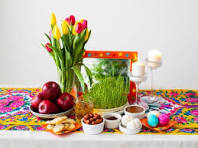
#> input picture session26/nowruz.jpg, 198 x 148 px
$ python main.py
#> lines starting #> are read from the running program, lines starting #| are printed output that depends on the picture; after the words box and inside, x2 and y2 are one past the last pixel; in counts of white or black regions, pixels touching at a corner belong together
# pip install opencv-python
import cv2

my_image = cv2.imread('nowruz.jpg')  # read pic
#> my_image is the input picture: shape (148, 198, 3); mean B, G, R 161.9, 180.9, 195.4
my_image_2 = cv2.cvtColor(my_image, cv2.COLOR_BGR2GRAY)  # convert color pic
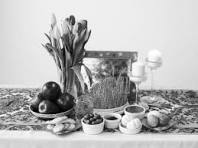
#> my_image_2: shape (148, 198); min 0, max 255, mean 183.1

# print(my_image_2)
print(my_image_2.shape)
#| (148, 198)
print(my_image_2[10, 15]) # index numpy array
#| 227

# [8 lines of commented-out code are left out]

apple = my_image_2[80:120, 25:75 ]
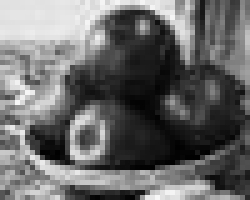
#> apple: shape (40, 50) (shown 5 times larger); min 0, max 247, mean 105.6
my_image_2[85:125, 140:190] = apple
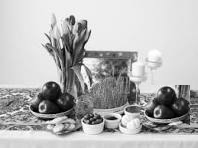
#> my_image_2: shape (148, 198); 6.78% of pixels changed, all inside (x1, y1, x2, y2) = (140, 85, 190, 125)

# cv2.imshow('', my_image_2)  # disply pic
cv2.imshow('', my_image_2)
cv2.waitKey()
# cv2.imwrite('result.jpg', my_image_2) # save pic
